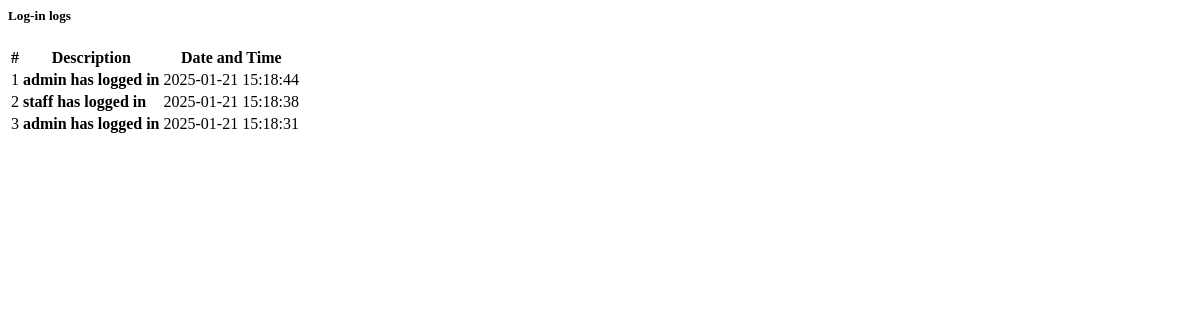
Page /logs.php on the earlier database version.
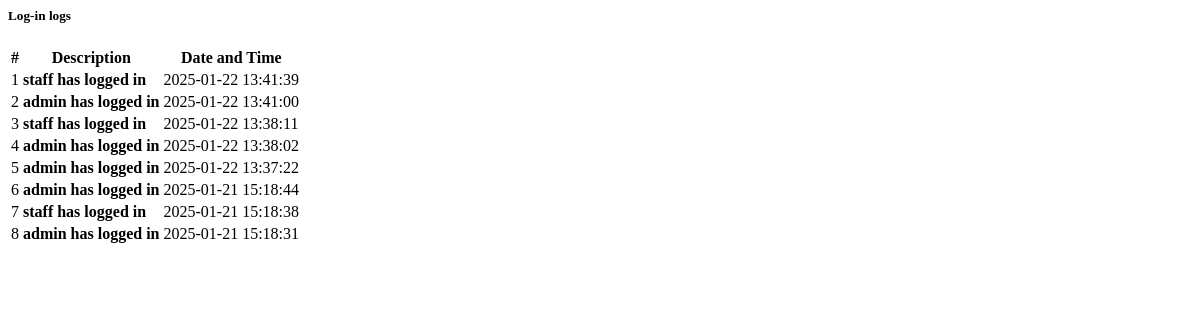
Same page on the later database version.
### tables this page shows
CREATE TABLE `logs` (
  `logId` int(12) NOT NULL,
  `description` varchar(555) NOT NULL,
  `date` datetime NOT NULL DEFAULT current_timestamp()
);

### logs.php (the view, shortened to what this page needs)
<?php include('db_connect.php');?>
<div class="container-fluid">
	<div class="col-lg-12">
		<div class="row">
			<div class="col-md-12">
				<div class="card">
					<div class="card-body">
                    <h5 class="card-title">Log-in logs</h5>
						<table class="table table-bordered table-hover">
							<thead>
								<tr>
									<th class="text-center">#</th>
									<th class="text-center">Description</th>
									<th class="text-center">Date and Time</th>
								</tr>
							</thead>
							<tbody>
								<?php
								$i = 1;
								$deductions = $conn->query("SELECT * FROM logs order by date desc");
								while($row=$deductions->fetch_assoc()):
								?>
								<tr>
									<td class="text-center"><?php echo $i++ ?></td>
									<td class="">
										 <p> <b><?php echo $row['description'] ?></b></p>
									</td>
									<td class="text-center">
										<?=$row['date']?>
                                    </td>
								</tr>
								<?php endwhile; ?>
							</tbody>
						</table>
					</div>
				</div>
			</div>
		</div>
	</div>
</div>

Differences in the rows shown:
added logs: description "staff has logged in", date "2025-01-22 13:41:39"
added logs: description "admin has logged in", date "2025-01-22 13:41:00"
added logs: description "staff has logged in", date "2025-01-22 13:38:11"
added logs: description "admin has logged in", date "2025-01-22 13:38:02"
added logs: description "admin has logged in", date "2025-01-22 13:37:22"
